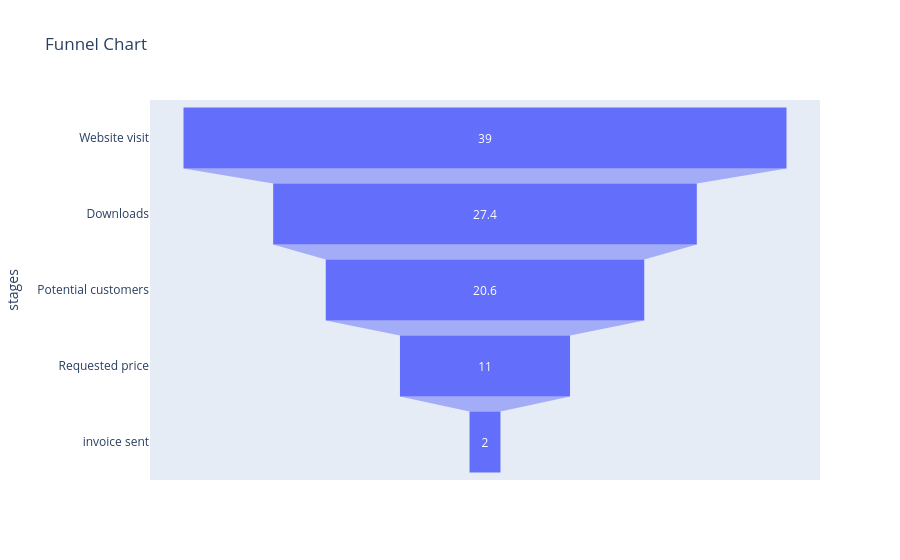

The notebook cell this image was saved under:
### Code cell
px.funnel(data_frame=df, x='number', y='stages',title='Funnel Chart')

### Figure 1 — Plotly figure (JSON) as saved in the notebook; plotly's stock layout.template omitted (floating-point values rounded to 4 significant figures)
{"data": [{"hovertemplate": "number=%{x}<br>stages=%{y}<extra></extra>", "legendgroup": "", "marker": {"color": "#636efa"}, "name": "", "orientation": "h", "showlegend": false, "type": "funnel", "x": [39, 27.4, 20.6, 11, 2], "xaxis": "x", "y": ["Website visit", "Downloads", "Potential customers", "Requested price", "invoice sent"], "yaxis": "y"}], "layout": {"autosize": true, "legend": {"tracegroupgap": 0}, "title": {"text": "Funnel Chart"}, "xaxis": {"anchor": "y", "autorange": true, "domain": [0, 1], "range": [-21.67, 21.67], "title": {"text": "number"}, "type": "linear"}, "yaxis": {"anchor": "x", "autorange": true, "domain": [0, 1], "range": [4.5, -0.5], "title": {"text": "stages"}, "type": "category"}}}
